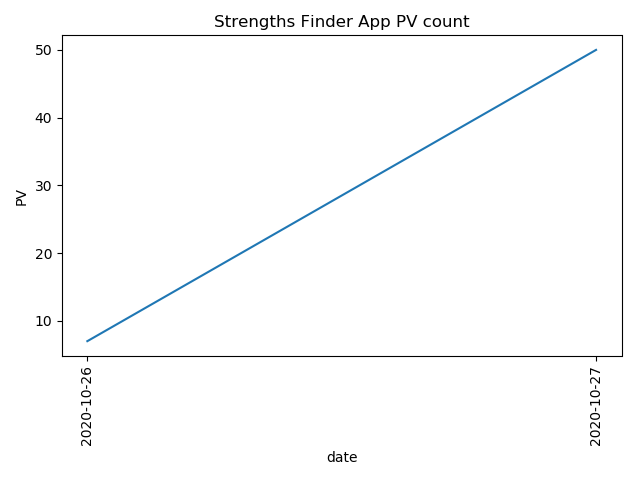

Python code for this plot:
import collections
import matplotlib.pyplot as plt

path = './app.log'
data = []
with open(path) as f:
    s = f.read()
    data.append(s)

data_str = data[0].split('\n')
top_date = []
for x in data_str:
    if 'GET /top/ HTTP/1.1' in x:
        top_date.append(x[0:10])
c = collections.Counter(top_date)
dct = sorted(c.items())
x = [x[0] for x in dct]
y = [x[1] for x in dct]


print(y)
plt.title('Strengths Finder App PV count')
plt.xticks(rotation=90)
plt.ylabel('PV')
plt.xlabel('date')
plt.plot(x, y)
plt.tight_layout()
plt.savefig('./plot_count.png')
plt.close()
